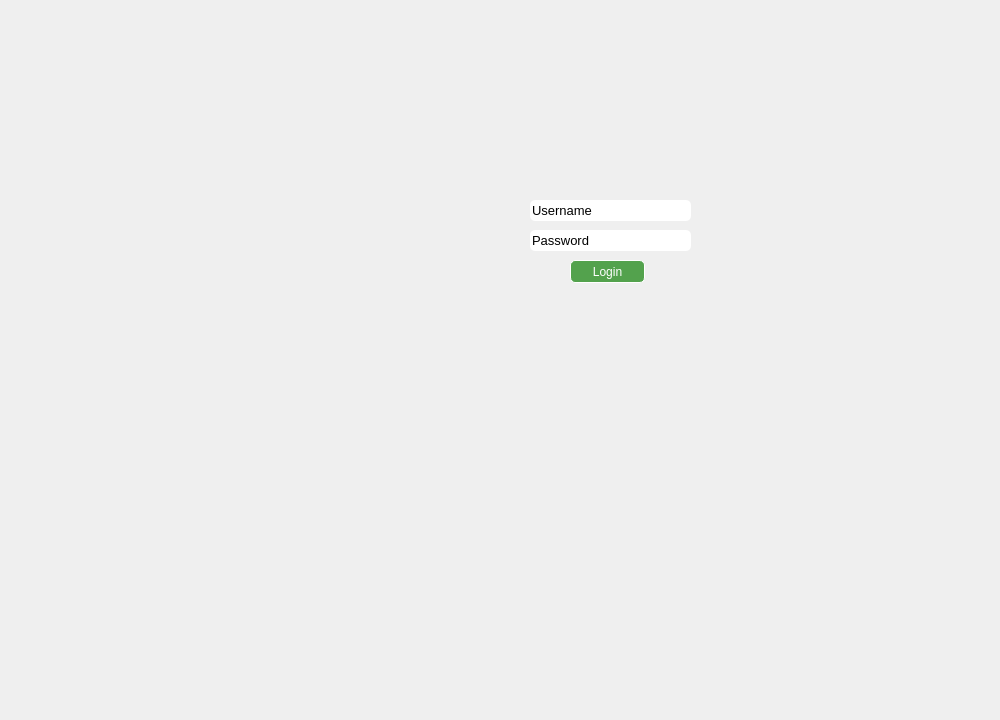
    <widget class="QWidget" name="login_page">
     <widget class="QLabel" name="bg_img_4">
      <property name="geometry">
       <rect>
        <x>-80</x>
        <y>0</y>
        <width>991</width>
        <height>711</height>
       </rect>
      </property>
      <property name="font">
       <font>
        <family>Segoe UI</family>
        <pointsize>12</pointsize>
       </font>
      </property>
      <property name="focusPolicy">
       <enum>Qt::ClickFocus</enum>
      </property>
      <property name="autoFillBackground">
       <bool>false</bool>
      </property>
      <property name="text">
       <string/>
      </property>
      <property name="pixmap">
       <pixmap>../imgs/bg_img.png</pixmap>
      </property>
      <property name="scaledContents">
       <bool>true</bool>
      </property>
     </widget>
     <widget class="QLineEdit" name="password">
      <property name="geometry">
       <rect>
        <x>530</x>
        <y>230</y>
        <width>161</width>
        <height>21</height>
       </rect>
      </property>
      <property name="palette">
       <palette>
        <active>
         <colorrole role="Button">
          <brush brushstyle="SolidPattern">
           <color alpha="255">
            <red>255</red>
            <green>255</green>
            <blue>255</blue>
           </color>
          </brush>
         </colorrole>
         <colorrole role="Base">
          <brush brushstyle="SolidPattern">
           <color alpha="255">
            <red>255</red>
            <green>255</green>
            <blue>255</blue>
           </color>
          </brush>
         </colorrole>
         <colorrole role="Window">
          <brush brushstyle="SolidPattern">
           <color alpha="255">
            <red>255</red>
            <green>255</green>
            <blue>255</blue>
           </color>
          </brush>
         </colorrole>
        </active>
        <inactive>
         <colorrole role="Button">
          <brush brushstyle="SolidPattern">
           <color alpha="255">
            <red>255</red>
            <green>255</green>
            <blue>255</blue>
           </color>
          </brush>
         </colorrole>
         <colorrole role="Base">
          <brush brushstyle="SolidPattern">
           <color alpha="255">
            <red>255</red>
            <green>255</green>
            <blue>255</blue>
           </color>
          </brush>
         </colorrole>
         <colorrole role="Window">
          <brush brushstyle="SolidPattern">
           <color alpha="255">
            <red>255</red>
            <green>255</green>
            <blue>255</blue>
           </color>
          </brush>
         </colorrole>
        </inactive>
        <disabled>
         <colorrole role="Button">
          <brush brushstyle="SolidPattern">
           <color alpha="255">
            <red>255</red>
            <green>255</green>
            <blue>255</blue>
           </color>
          </brush>
         </colorrole>
         <colorrole role="Base">
          <brush brushstyle="SolidPattern">
           <color alpha="255">
            <red>255</red>
            <green>255</green>
            <blue>255</blue>
           </color>
          </brush>
         </colorrole>
         <colorrole role="Window">
          <brush brushstyle="SolidPattern">
           <color alpha="255">
            <red>255</red>
            <green>255</green>
            <blue>255</blue>
           </color>
          </brush>
         </colorrole>
        </disabled>
       </palette>
      </property>
      <property name="font">
       <font>
        <family>Segoe UI</family>
        <pointsize>10</pointsize>
       </font>
      </property>
      <property name="statusTip">
       <string>Input Password</string>
      </property>
      <property name="autoFillBackground">
       <bool>false</bool>
      </property>
      <property name="styleSheet">
       <string notr="true">background-color: rgb(255, 255, 255);
border-color: rgb(231, 231, 231);
border-radius: 5px;

</string>
      </property>
      <property name="text">
       <string>Password</string>
      </property>
     </widget>
     <widget class="QLineEdit" name="username">
      <property name="geometry">
       <rect>
        <x>530</x>
        <y>200</y>
        <width>161</width>
        <height>21</height>
       </rect>
      </property>
      <property name="palette">
       <palette>
        <active>
         <colorrole role="Button">
          <brush brushstyle="SolidPattern">
           <color alpha="255">
            <red>255</red>
            <green>255</green>
            <blue>255</blue>
           </color>
          </brush>
         </colorrole>
         <colorrole role="Base">
          <brush brushstyle="SolidPattern">
           <color alpha="255">
            <red>255</red>
            <green>255</green>
            <blue>255</blue>
           </color>
          </brush>
         </colorrole>
         <colorrole role="Window">
          <brush brushstyle="SolidPattern">
           <color alpha="255">
            <red>255</red>
            <green>255</green>
            <blue>255</blue>
           </color>
          </brush>
         </colorrole>
        </active>
        <inactive>
         <colorrole role="Button">
          <brush brushstyle="SolidPattern">
           <color alpha="255">
            <red>255</red>
            <green>255</green>
            <blue>255</blue>
           </color>
          </brush>
         </colorrole>
         <colorrole role="Base">
          <brush brushstyle="SolidPattern">
           <color alpha="255">
            <red>255</red>
            <green>255</green>
            <blue>255</blue>
           </color>
          </brush>
         </colorrole>
         <colorrole role="Window">
          <brush brushstyle="SolidPattern">
           <color alpha="255">
            <red>255</red>
            <green>255</green>
            <blue>255</blue>
           </color>
          </brush>
         </colorrole>
        </inactive>
        <disabled>
         <colorrole role="Button">
          <brush brushstyle="SolidPattern">
           <color alpha="255">
            <red>255</red>
            <green>255</green>
            <blue>255</blue>
           </color>
          </brush>
         </colorrole>
         <colorrole role="Base">
          <brush brushstyle="SolidPattern">
           <color alpha="255">
            <red>255</red>
            <green>255</green>
            <blue>255</blue>
           </color>
          </brush>
         </colorrole>
         <colorrole role="Window">
          <brush brushstyle="SolidPattern">
           <color alpha="255">
            <red>255</red>
            <green>255</green>
            <blue>255</blue>
           </color>
          </brush>
         </colorrole>
        </disabled>
       </palette>
      </property>
      <property name="font">
       <font>
        <family>Segoe UI</family>
        <pointsize>10</pointsize>
       </font>
      </property>
      <property name="statusTip">
       <string>Input Username</string>
      </property>
      <property name="autoFillBackground">
       <bool>false</bool>
      </property>
      <property name="styleSheet">
       <string notr="true">background-color: rgb(255, 255, 255);
border-color: rgb(231, 231, 231);
border-radius: 5px;

</string>
      </property>
      <property name="text">
       <string>Username</string>
      </property>
     </widget>
     <widget class="QPushButton" name="login_button">
      <property name="geometry">
       <rect>
        <x>570</x>
        <y>260</y>
        <width>75</width>
        <height>23</height>
       </rect>
      </property>
      <property name="focusPolicy">
       <enum>Qt::ClickFocus</enum>
      </property>
      <property name="statusTip">
       <string>Login</string>
      </property>
      <property name="styleSheet">
       <string notr="true">background-color: rgb(83, 162, 77);
selection-background-color: rgb(255, 255, 255);
border-style: outset;
border-color: rgb(255, 255, 255);
border-width: 1px;
border-radius: 5px;
color: rgb(255, 255, 255);
selection-color: rgb(83, 162, 77);
selection-background-color: rgb(255, 255, 255);
</string>
      </property>
      <property name="text">
       <string>Login</string>
      </property>
      <property name="shortcut">
       <string>Return</string>
      </property>
      <property name="checkable">
       <bool>false</bool>
      </property>
     </widget>
    </widget>
